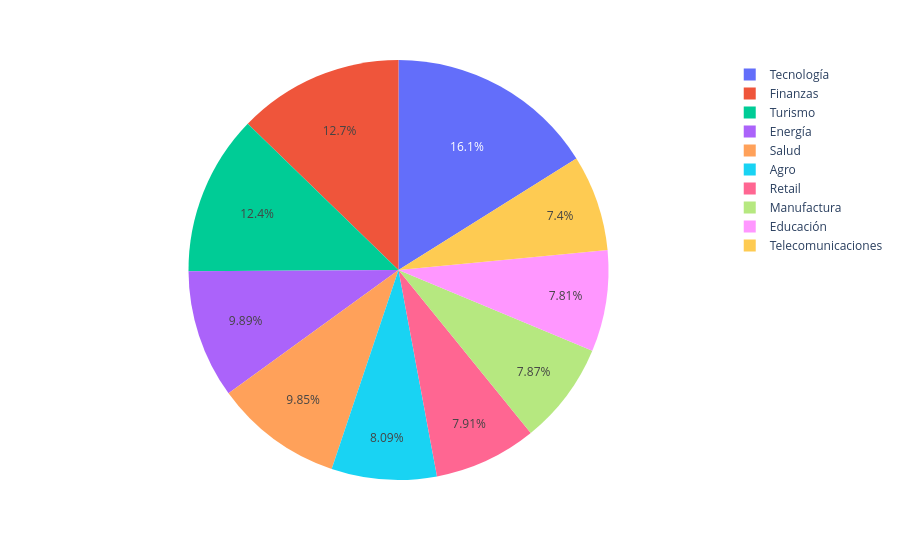

This figure's notebook cell:
### Code cell
#Pie

fig = px.pie(df, values = 'ingresos_anual_usd', names='sector')
fig.show()

### Figure 1 — Plotly figure (JSON) as saved in the notebook; plotly's stock layout.template omitted (floating-point values rounded to 4 significant figures; data arrays with more than 128 entries replaced by an {"elided": "..."} marker saying what was removed)
{"data": [{"domain": {"x": [0, 1], "y": [0, 1]}, "hovertemplate": "sector=%{label}<br>ingresos_anual_usd=%{value}<extra></extra>", "labels": {"elided": "800 str values"}, "legendgroup": "", "name": "", "showlegend": true, "type": "pie", "values": {"elided": "800 float values"}}], "layout": {"legend": {"tracegroupgap": 0}, "margin": {"t": 60}}}
